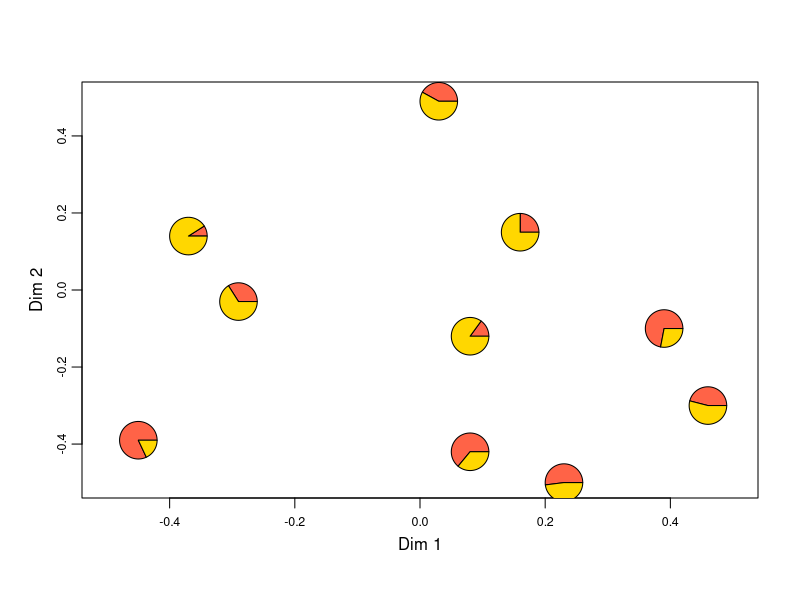

This chart was generated by the following R code:
library(plotrix)

Dim1 <- c(0.16,0.39,0.46,-0.45,0.08,0.08,-0.37,0.03,-0.29,0.23)
Dim2 <- c(0.15,-0.10,-0.30,-0.39,-0.12,-0.42,0.14,0.49,-0.03,-0.50)
Prop1 <- c(0.25,0.72,0.46,0.82,0.15,0.64,0.09,0.42,0.34,0.52)
Prop2 <- c(0.75,0.28,0.54,0.18,0.85,0.36,0.91,0.58,0.66,0.48)
df <- data.frame(Dim1,Dim2,Prop1,Prop2)

n <- length(Dim1)
plot(-0.5:0.5, -0.5:0.5,
     xlab = "Dim 1", ylab = "Dim 2",
     type = "n", cex.axis = 0.75,
     mgp = c(1.8,0.6,0))
for (i in 1:n){floating.pie(Dim1[i], Dim2[i], c(Prop1[i], Prop2[i]),
               radius = 0.03, col = c("tomato","gold")
               )
     }
